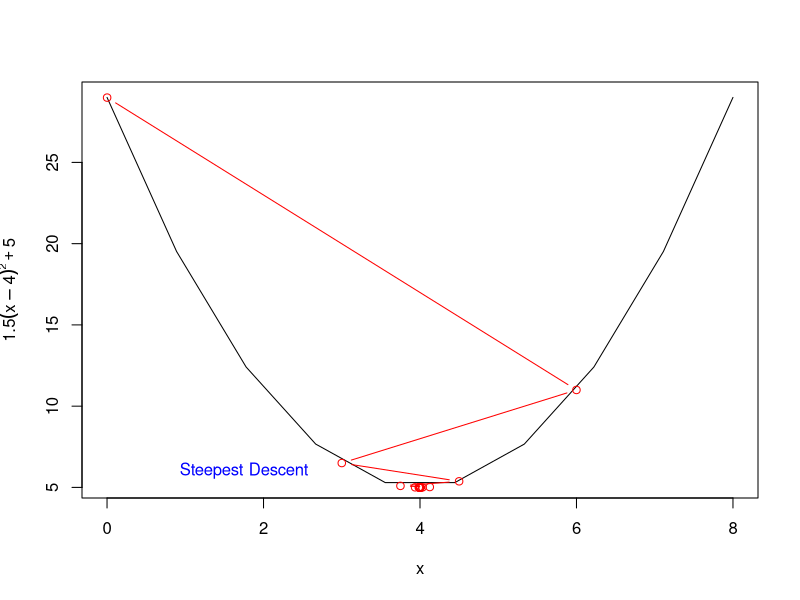

This chart was generated by the following R code:
## ---- chunk 1
f<-function(x) {
  1.5*(x-4)^2 + 5
}
grad<-function(x){
  1.5*2*(x-4)
}
x_val <- seq(0,8,len = 10)
x_val
# plot x_val and f(x_val)
plot(x_val , f (x_val), type="l",xlab="x",ylab=expression(1.5*(x-4)^2 +5))
# plot grad
#plot(x_val , grad (x_val), type="l",xlab="x",ylab=expression(1.5*2*(x-4)))
#initial value x[0]
x <- 0.001
#constant step size
alpha <- 0.5
# stores the values of x to create a plot
x_plot <- x
# stores the values of f(x) to create a plot
f_plot <- f(x)
# x -values are stored
x_optimal <- x
# the algorithm is run for 100 iterations
for (iter in 1:100) {
  #x[k+1] = x[k]-alpha*grad(f(x))
  x <- x - alpha*grad(x)
  # x vector updated for each iteration 
  x_optimal <- c(x_optimal,x)
  # update for the x values of the plot 
  x_plot <- c(x_plot,x)
  # update for the plot
  f_plot <- c(f_plot,f(x))
}
lines ( x_plot , f_plot , type="b",col="red") 
text (0.8,6, "Steepest Descent",col="blue",pos= 4)

#print the values
x_optimal

